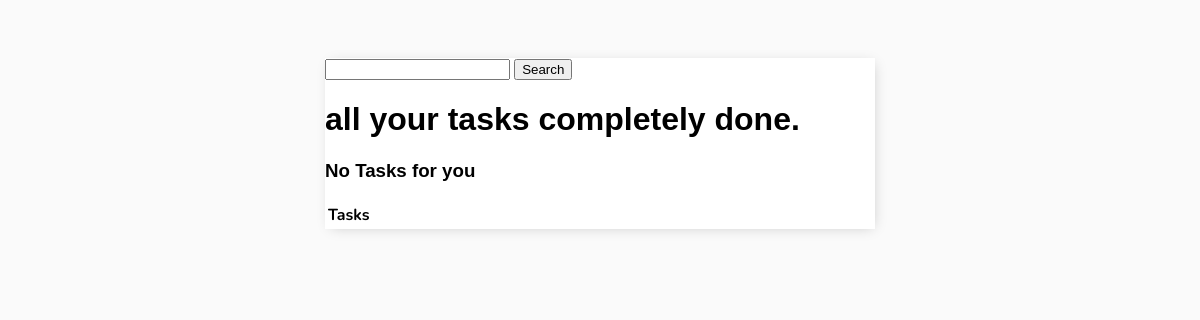
Page /tasks/ (signed in) on the earlier database version.
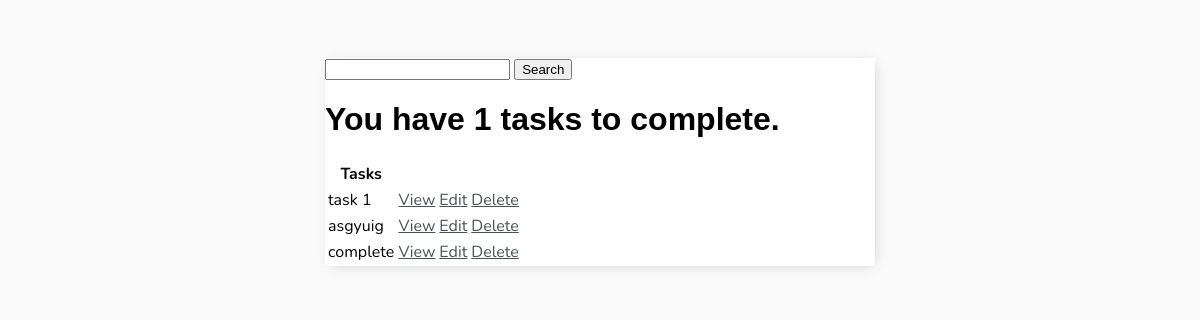
Same page on the later database version.
### tasks/models.py (models this page shows, shortened)
class Task(models.Model):
    user = models.ForeignKey(to=get_user_model(), on_delete=models.CASCADE, blank=True, null=True)
    title = models.CharField(max_length=120)
    description = models.TextField()
    is_complete = models.BooleanField(default=False)
    datetime_created = models.DateTimeField(auto_now_add=True)
    def get_absolute_url(self):
        return reverse("task_detail", kwargs={"pk": self.pk})

### tasks/views.py (the view)
# urls.py: path('', TaskListView.as_view(), name='tasks_list'),
class TaskListView(LoginRequiredMixin, generic.ListView):
    model = Task
    template_name = 'tasks/task_list.html'
    context_object_name = 'tasks'
    def get_context_data(self, **kwargs):
        context = super().get_context_data(**kwargs)
        context['tasks'] = context['tasks'].filter(user=self.request.user)
        context['task_count'] = context['tasks'].filter(is_complete=False).count()
        search_input = self.request.GET.get('search-area') or ''
        if search_input:
            context['tasks'] = context['tasks'].filter(
                title__startswith=search_input,
            )
        context['search_input'] = search_input
        return context

### tasks/templates/tasks/task_list.html (shortened to what this page needs)
{% extends '_base.html' %}
{% block content %}
<form method="GET">
    <input type="text" name="search-area" value="{{search_input}}">
    <input type="submit" value="Search">
</form>
{% if task_count %}
    <h1>You have {{task_count}} tasks to complete.</h1>
    {% else %}
    <h1>all your tasks completely done.</h1>
{% endif %}
<table>
    <tr>
        <th>Tasks</th>
        <th></th>
        <th></th>
        <th></th>
    {% for task in tasks %}
        </tr>
            <tr>
                <td>{{task.title}}</td>
                <td><a href="{{task.get_absolute_url}}">View</a></td>
                <td><a href="{% url 'task_update' task.id %}">Edit</a></td>
                <td><a href="{% url 'task_delete' task.id %}">Delete</a></td>
            </tr>
    {% empty %}
        <h3>No Tasks for you</h3>
    {% endfor %}
    </table>
{% endblock content %}

### templates/_base.html (shortened to what this page needs)
<!DOCTYPE html>
<html lang="en">
<head>
</head>
<body>
    <div class="container">
        {% block content %}{% endblock content %}
    </div>
</body>
</html>

### templates/_base.html (style rules this page uses)
body { background-color: #fafafa; font-family: 'Nunito', sans-serif; padding-top: 50px; }
h1, h2, h3, h4, h5, h6 { font-family: 'Railway', sans-serif; }
a, p { color: #4b5156; }
.container { max-width: 550px; margin: auto; background-color: #fff; -webkit-box-shadow: 2px 2px 13px -4px rgba(0, 0, 0, 0.21); box-shadow: 2px 2px 13px -4px rgba(0, 0, 0, 0.21); }

Differences in the rows shown:
added Task: title "task 1"
added Task: title "asgyuig"
added Task: title "complete"
Other differences:
{{ task_count }}: (not shown) → "1"
text no longer shown: "all your tasks completely done. No Tasks for you"
text now shown: "You have tasks to complete."
